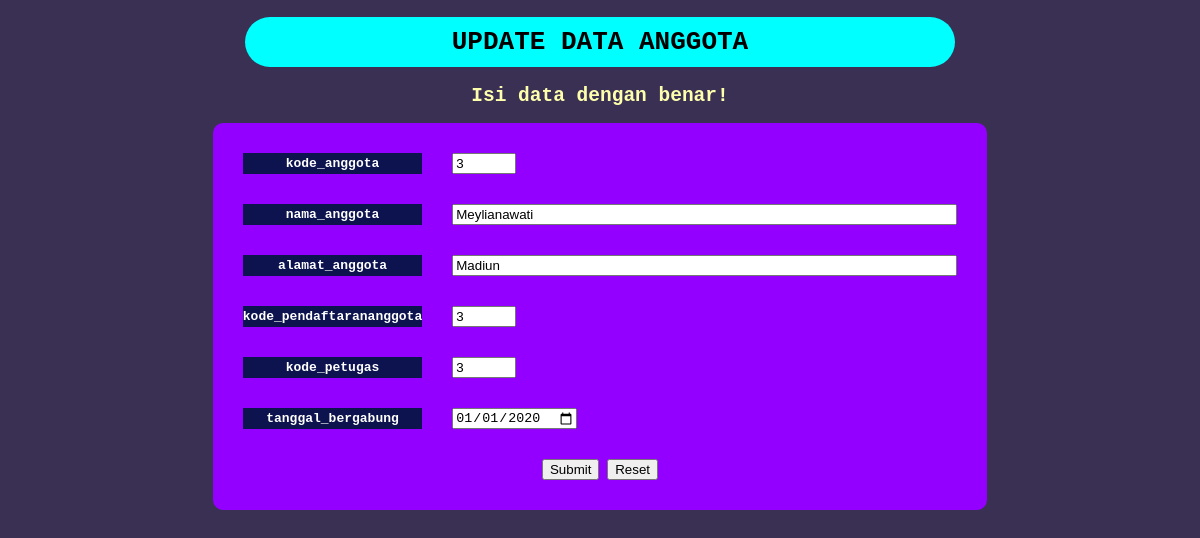
The page /Updatemasterdata_anggota.php?id=3 on the database its author committed.
### tables this page shows
CREATE TABLE `masterdata_anggota` (
  `kode_anggota` int(11) NOT NULL,
  `nama_anggota` varchar(20) NOT NULL,
  `alamat_anggota` varchar(20) DEFAULT NULL,
  `kode_pendaftarananggota` int(11) NOT NULL,
  `kode_petugas` int(11) NOT NULL,
  `tanggal_bergabung` date NOT NULL
);

### Updatemasterdata_anggota.php (the view, shortened to what this page needs)
<!DOCTYPE html>
<html lang="en">
<head>
    <link rel="stylesheet" href="gaya form.css">
</head>
<body>
    <?php
    include 'koneksi.php';
    $id = $_GET['id'];
    $sql =  "SELECT * FROM masterdata_anggota WHERE kode_anggota = '$id'";
    $exe = mysqli_query($koneksi, $sql);
    $data = mysqli_fetch_array($exe);
    ?>
    <form name="up_anggota" method="POST" action="saveup_anggotamd.php">
    <center>
    <h1>UPDATE DATA ANGGOTA</h1>
    <h2>Isi data dengan benar!</h2>
    <table width="40%" cellspacing="30" cellpadding="0">
        <tr>
            <th>kode_anggota</th>
            <td><input type="number" name="kode_anggota" value="<?= $data['kode_anggota'] ?>" min="1" max="100" size=60></td>
        </tr>
        <tr>
            <th>nama_anggota</th>
            <td><input type="text" name="nama_anggota" value="<?= $data['nama_anggota'] ?>" size="60"></td>
        </tr>
        <tr>
            <th>alamat_anggota</th>
            <td><input type="text" name="alamat_anggota" value="<?= $data['alamat_anggota'] ?>" size=60></td>
        </tr>
        <tr>
            <th>kode_pendaftarananggota</th>
            <td><input type="number" name="kode_pendaftarananggota" value="<?= $data['kode_pendaftarananggota'] ?>" min="1" max="100" size=60></td>
        </tr>
        <tr>
            <th>kode_petugas</th>
            <td><input type="number" name="kode_petugas" value="<?= $data['kode_petugas'] ?>" min="1" max="100" size=60></td>
        </tr>
        <tr>
            <th>tanggal_bergabung</th>
            <td><input type="date" name="tanggal_bergabung" value="<?= $data['tanggal_bergabung'] ?>" size="60"></td>
        </tr>
        <tr>
            <td colspan="2"><center><input type="submit" name="Submit" value="Submit">
            <input type="reset" name="reset" value="Reset"></center></td>
        </tr>
    </table>
    <p>&nbsp; </p>
    </center>
    </form>
</body>
</html>

### gaya form.css (style rules this page uses)
body { font-family: monospace; background-color: #393053; }
h1 { background-color: aqua; color: black; text-align: center; text-size-adjust: 9; padding-top: 10px; padding-bottom: 10px; margin-left: 20%; margin-right: 20%; border-color: #ffffff; border-radius: 500px; }
h2 { color: #FEFFAC; }
table { color: #ffffff; background-color: #9400FF; border-radius: 10px; }
th { background-color: #0C134F; }

### rows shown on the page
masterdata_anggota: kode_anggota "3", nama_anggota "Meylianawati", alamat_anggota "Madiun", kode_pendaftarananggota "3", kode_petugas "3", tanggal_bergabung "01/01/2020"
